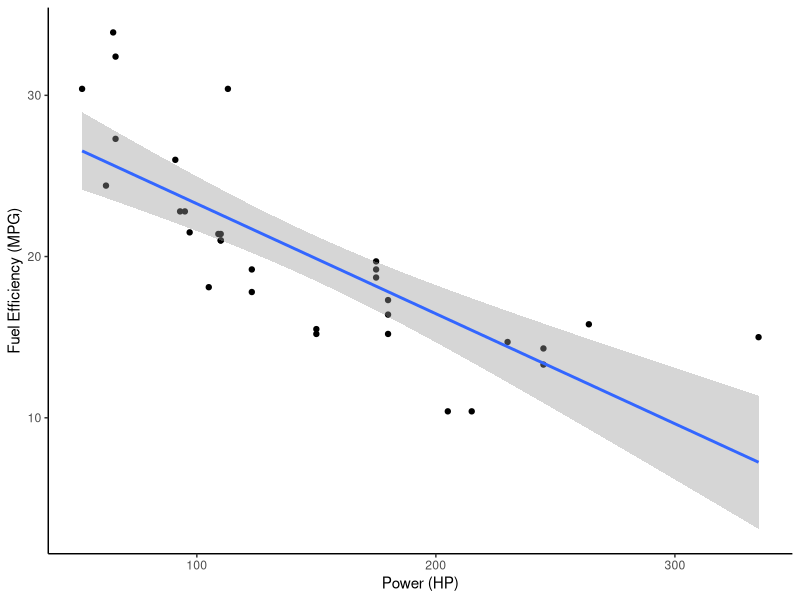
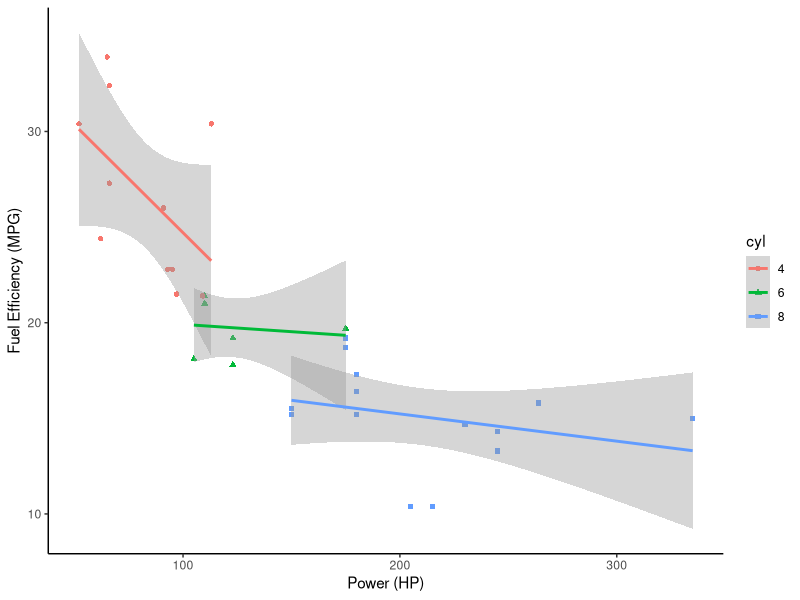
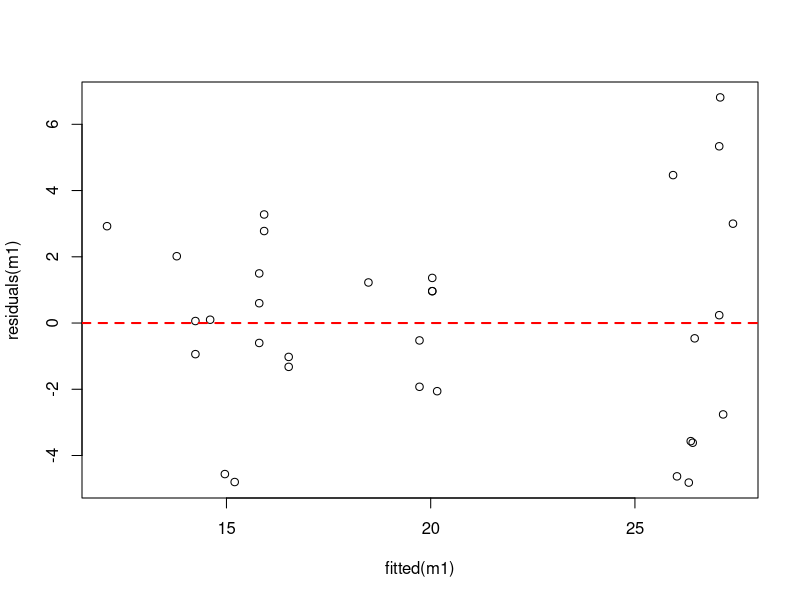
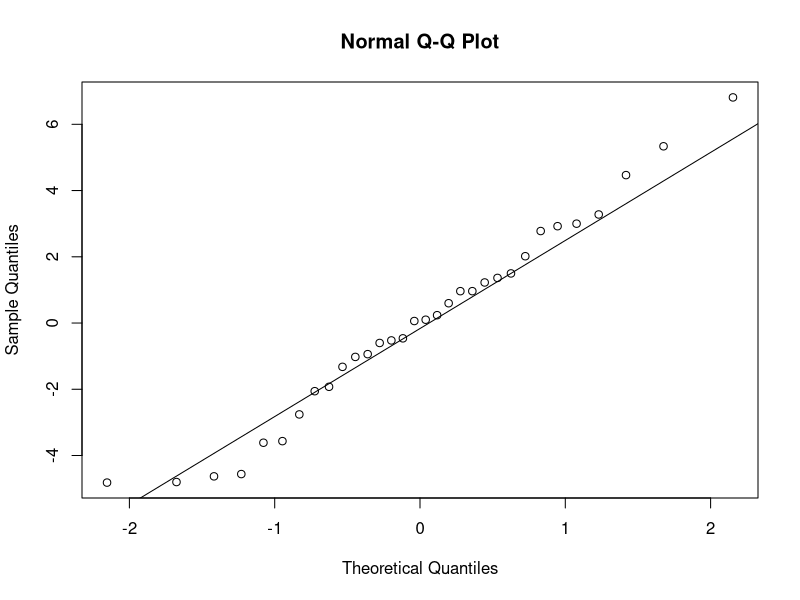
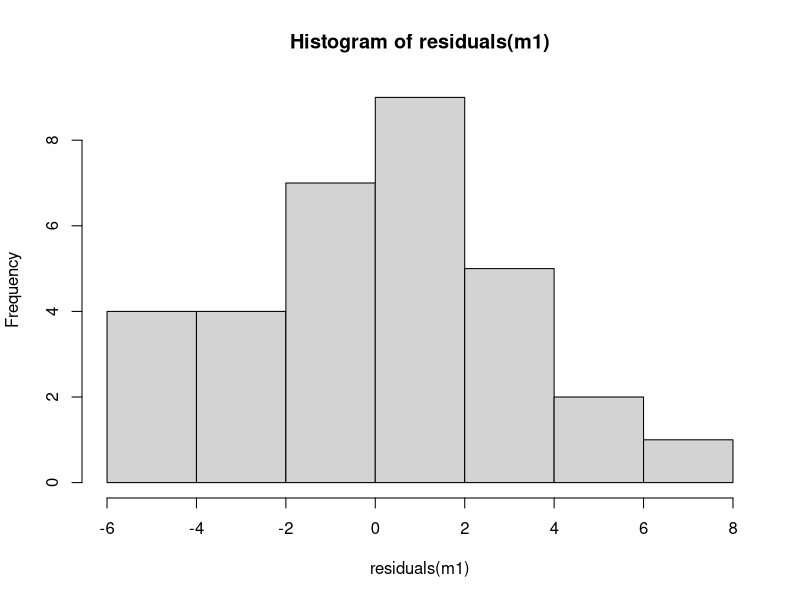
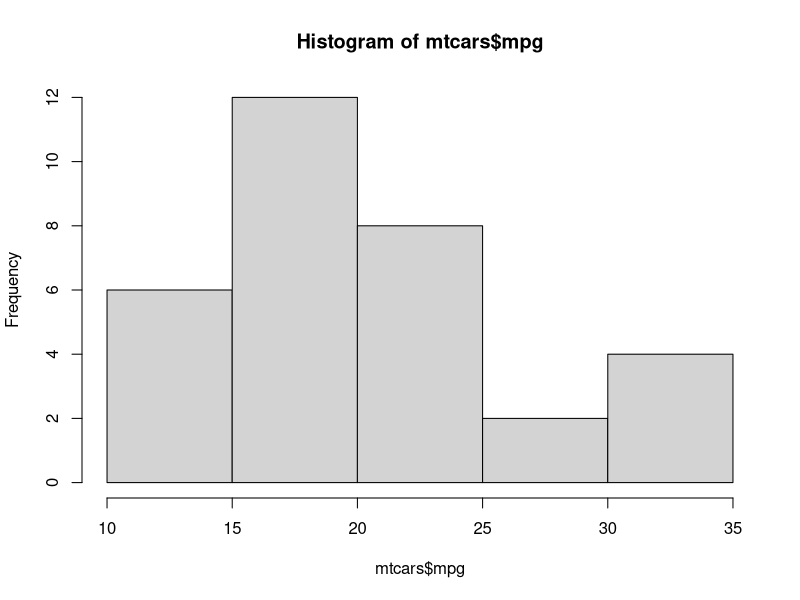
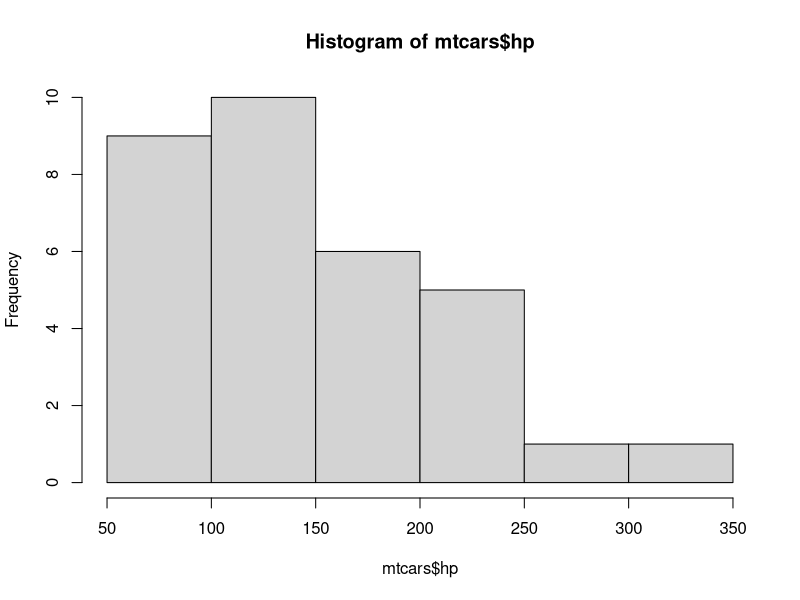
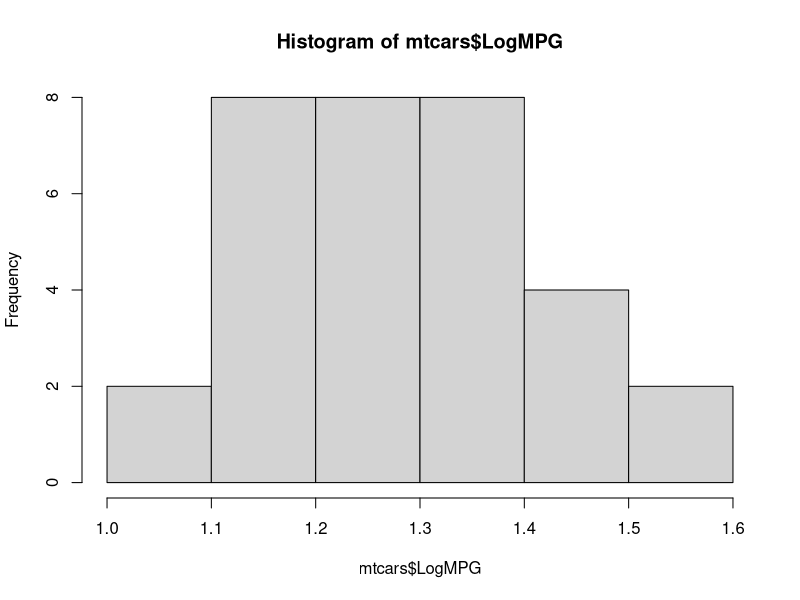

The R source for these figures, in order:
## ---- chunk 1
data(mtcars)

# Ensure that the number of cylinders is treated as a categorical (grouping) variable, 
# by converting it to a factor
mtcars$cyl <- factor(mtcars$cyl)
## ---- chunk 2
library(ggplot2)

ggplot(data = mtcars,mapping = aes(x=hp,y=mpg))+geom_point()+
  scale_x_continuous(name = "Power (HP)")+
  scale_y_continuous(name = "Fuel Efficiency (MPG)")+
  geom_smooth(method = "lm")+theme_classic()
## ---- chunk 3
ggplot(data = mtcars,mapping = aes(x=hp,y=mpg,col=cyl,shape=cyl))+geom_point()+
  scale_x_continuous(name = "Power (HP)")+
  scale_y_continuous(name = "Fuel Efficiency (MPG)")+
  geom_smooth(method = "lm")+theme_classic()
## ---- chunk 4
m1 <- lm(mtcars$mpg~mtcars$hp+mtcars$cyl)

summary(m1)
anova(m1)
## ---- chunk 5
plot(fitted(m1),residuals(m1)); abline(h=0,lty=2,lwd=2,col="red")
qqnorm(residuals(m1)); qqline(residuals(m1))
hist(residuals(m1))
## ---- chunk 6
hist(mtcars$mpg)
hist(mtcars$hp)
## ---- chunk 7
mtcars$LogMPG <- log10(mtcars$mpg)
mtcars$LogHP <- log10(mtcars$hp)

hist(mtcars$LogMPG)
hist(mtcars$LogHP)
## ---- chunk 8
m2 <- lm(mtcars$LogMPG~mtcars$LogHP+mtcars$cyl)

summary(m2)
anova(m2)
## ---- chunk 9
plot(fitted(m2),residuals(m2))
qqnorm(residuals(m2)); qqline(residuals(m2))
## ---- chunk 10
ggplot(data = mtcars,mapping = aes(x=hp,y=mpg,col=cyl,shape=cyl))+geom_point()+
  scale_x_continuous(name = "Power (HP)")+
  scale_y_continuous(name = "Fuel Efficiency (MPG)")+
  geom_smooth(method = "lm")+theme_classic()
## ---- chunk 11
# First, we can put an asterisk instead of a plus symbol between our variables:
m3 <- lm(mtcars$LogMPG~mtcars$LogHP*mtcars$cyl)
# Second, we can manually specify that we want to fit effects of power, number of
# cylinders, and their interaction, as follows:
m4 <- lm(mtcars$LogMPG~mtcars$LogHP+mtcars$cyl+mtcars$LogHP:mtcars$cyl)

summary(m3)
anova(m3)
## ---- chunk 12
plot(fitted(m3),residuals(m3))
qqnorm(residuals(m3)); qqline(residuals(m3))
## ---- chunk 13
preds <- predict(object = m3,interval = 'confidence')

mtcars <- cbind(mtcars,preds)

head(mtcars)
## ---- chunk 14
ggplot(data = mtcars,mapping = aes(x = hp,fill=cyl,colour=cyl)) + 
  geom_point(mapping = aes(y = mpg)) + 
  geom_line(mapping = aes(y = 10^(fit))) + 
  # We set colour = NA here, so as not to have lines around our uncertainty ribbons
  geom_ribbon(mapping = aes(ymin = 10^lwr,ymax = 10^upr),alpha=0.2,colour=NA) + 
  guides(colour = guide_legend(title = "Cylinders"),
         fill = guide_legend(title = "Cylinders")) + 
  scale_x_continuous(name = "Horsepower",transform = 'log10') + 
  scale_y_continuous(name = "Fuel efficiency (MPG)",transform = 'log10') + 
  theme_classic()
